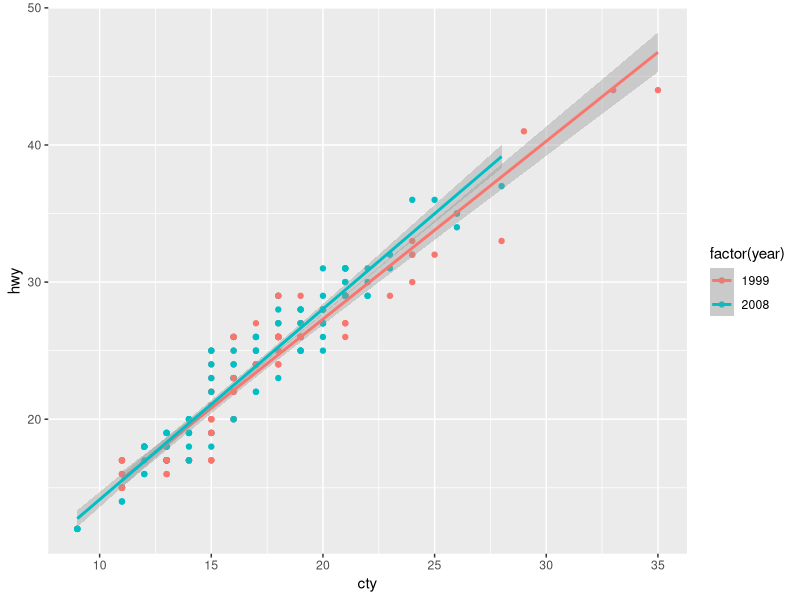
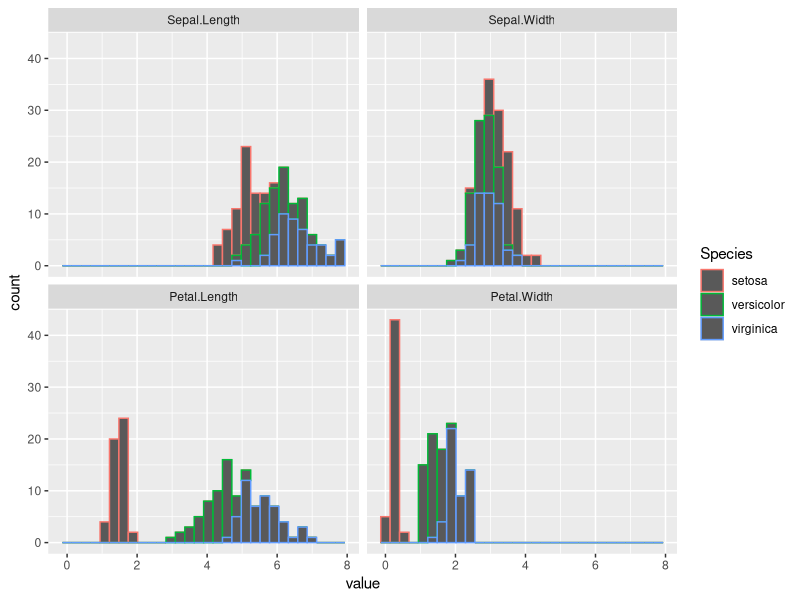
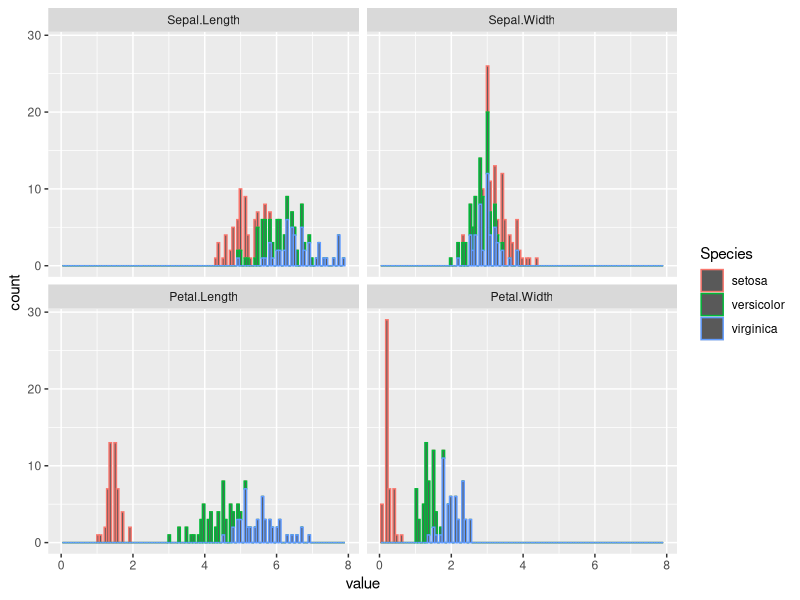
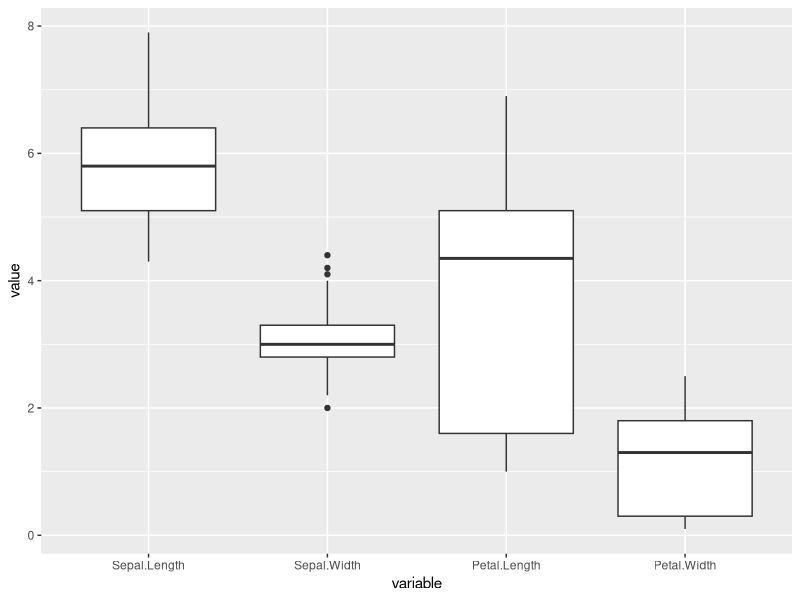
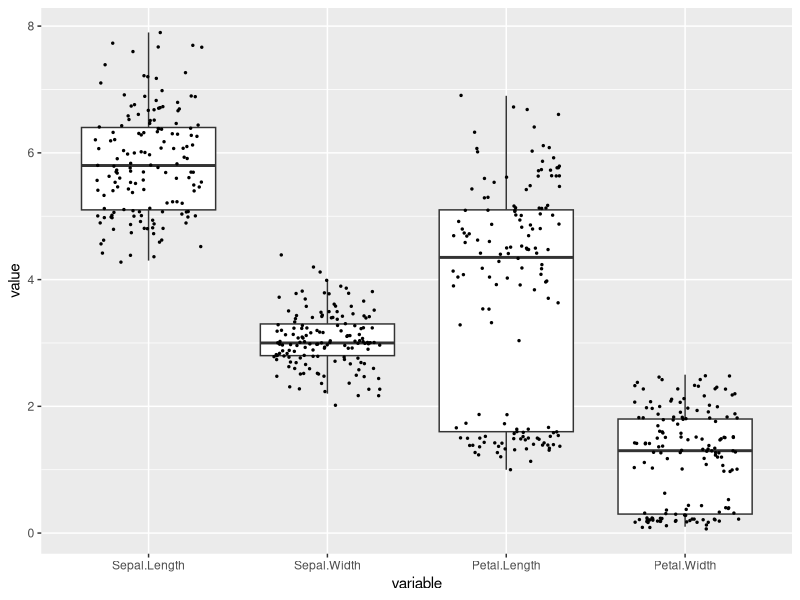
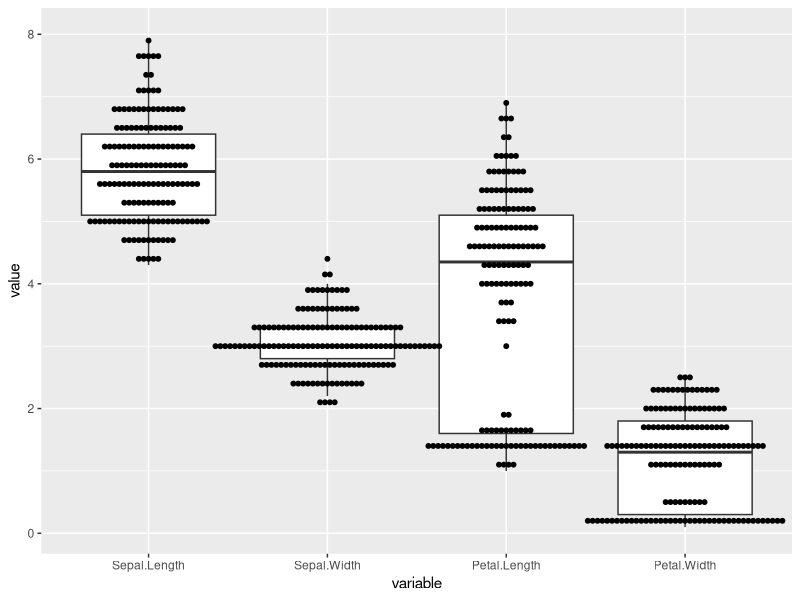
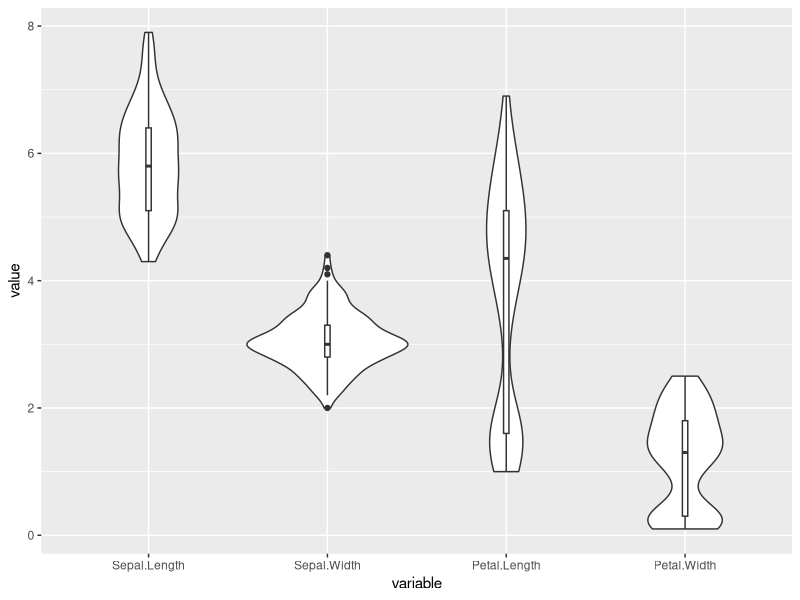
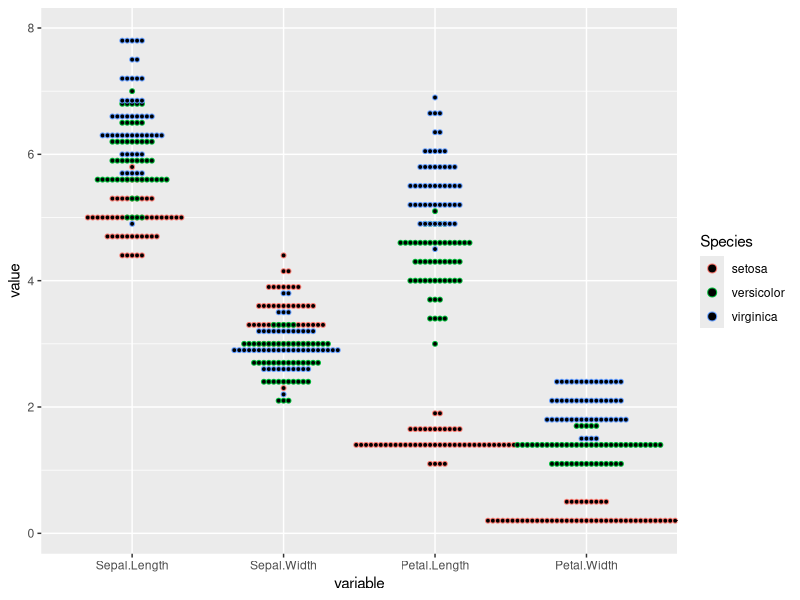

Recreate these plots in R, in order.
## ---- chunk 1
## install.packages("ggrepel")

library(ggplot2)
library(data.table)
library(magrittr)
library(tidyr)
library(ggrepel)
## ---- chunk 2
?ggplot

data(mpg)
str(mpg)
mpg <- as.data.table(mpg)
str(mpg)
unique(mpg$year)

?geom_point
?geom_smooth

ggplot(mpg, aes(cty, hwy, color = factor(year))) + geom_point() + geom_smooth(method = 'lm')
## ---- chunk 3
data(iris)
iris_dt <- as.data.table(iris)
iris_dt
str(iris_dt)
## ---- chunk 4
?melt
iris_dt

iris_melt <- melt(iris_dt,id.vars = "Species")
iris_melt

?ggplot
?facet_wrap
ggplot(iris_melt, aes(value, color = Species)) + geom_histogram() + facet_wrap(iris_melt$variable)
## ---- chunk 5
?geom_histogram
?`~`
iris_melt

iris_melt %>% ggplot(aes(value, color = Species)) + geom_histogram(bins = 115)+facet_wrap(~variable)

## ---- chunk 6
ggplot(iris_melt, aes(variable, value))+ geom_boxplot()

## ---- chunk 7
?geom_jitter
?geom_boxplot

p <- ggplot(iris_melt,aes(variable, value))+geom_boxplot(outlier.shape = NA)


p + geom_jitter(width = 0.3, size = .5)

?geom_dotplot
p + geom_dotplot(binaxis = "y", stackdir="center", dotsize = .3)
## ---- chunk 8
?geom_violin
p <- ggplot(iris_melt,aes(variable, value))
p + geom_violin() + geom_boxplot(width=.03)
## ---- chunk 9
?geom_dotplot
p <- ggplot(iris_melt,aes(variable, value, color = Species))
p+ geom_dotplot(binaxis = "y", stackdir = "centerwhole", dotsize = .3)
## ---- chunk 10

p <- ggplot(iris_melt,aes(variable, value, color = Species))
p + geom_point()
## ---- chunk 11

p <- ggplot(iris_melt,aes(variable, value, color = Species))
p+ geom_point() + labs(x = "Petal Length", y = "Petal Width", title = "Relationship between petal length and width")+ theme(plot.title= element_text(hjust =.5))

?facet_wrap
p <- ggplot(iris_melt,aes(variable, value))
p + geom_point() + facet_wrap(~Species, scales = "free")

## ---- chunk 12
medals_dt <- fread("extdata/medals.csv")
str(medals_dt)

p<- ggplot(medals_dt, aes(total,population, color = country))
p + geom_point()
## ---- chunk 13
p<- ggplot(medals_dt, aes(total,population))
p+ geom_point()+ scale_x_log10()+ scale_y_log10()
## ---- chunk 14
?geom_text
p<- ggplot(medals_dt, aes(total,population))
p+ geom_point()+ scale_x_log10()+ scale_y_log10() + geom_text(aes(label = code))

library(ggrepel)

?geom_text_repel
p+ geom_point()+ scale_x_log10()+ scale_y_log10() + geom_text_repel(aes(label=code))
